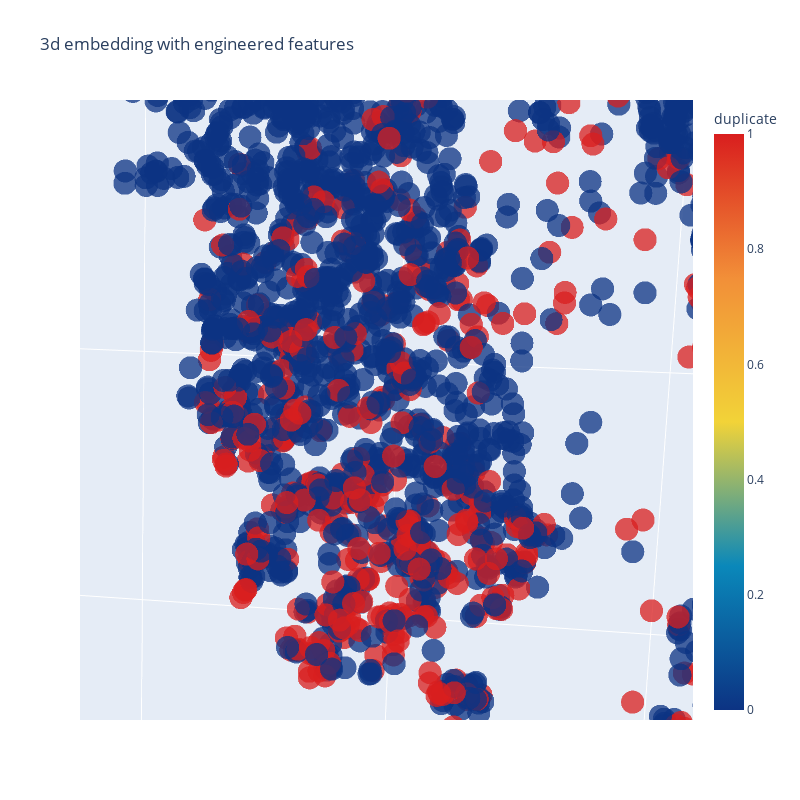

Notebook source saved alongside this figure:
### Code cell
import plotly.graph_objs as go
import plotly.tools as tls
import plotly.offline as py
py.init_notebook_mode(connected=True)

trace1 = go.Scatter3d(
    x=tsne3d[:,0],
    y=tsne3d[:,1],
    z=tsne3d[:,2],
    mode='markers',
    marker=dict(
        sizemode='diameter',
        color = y,
        colorscale = 'Portland',
        colorbar = dict(title = 'duplicate'),
        line=dict(color='rgb(255, 255, 255)'),
        opacity=0.75
    )
)

data=[trace1]
layout=dict(height=800, width=800, title='3d embedding with engineered features')
fig=dict(data=data, layout=layout)
py.iplot(fig, filename='3DBubble')

### Figure 1 — Plotly figure (JSON) as saved in the notebook; plotly's stock layout.template omitted (floating-point values rounded to 4 significant figures; data arrays with more than 128 entries replaced by an {"elided": "..."} marker saying what was removed)
{"data": [{"marker": {"color": {"elided": "30000 int values"}, "colorbar": {"title": {"text": "duplicate"}}, "colorscale": [[0, "rgb(12,51,131)"], [0.25, "rgb(10,136,186)"], [0.5, "rgb(242,211,56)"], [0.75, "rgb(242,143,56)"], [1, "rgb(217,30,30)"]], "line": {"color": "rgb(255, 255, 255)"}, "opacity": 0.75, "sizemode": "diameter"}, "mode": "markers", "x": {"elided": "30000 float values"}, "y": {"elided": "30000 float values"}, "z": {"elided": "30000 float values"}, "type": "scatter3d"}], "layout": {"height": 800, "title": {"text": "3d embedding with engineered features"}, "width": 800, "scene": {"aspectratio": {"x": 1.004, "y": 1.007, "z": 0.9883}, "aspectmode": "auto", "camera": {"up": {"x": 0.0814, "y": -0.08731, "z": 0.9929}, "center": {"x": 0, "y": 0, "z": 0}, "eye": {"x": 0.0009649, "y": 0.0008043, "z": -0.009921}, "projection": {"type": "perspective"}}}}}
